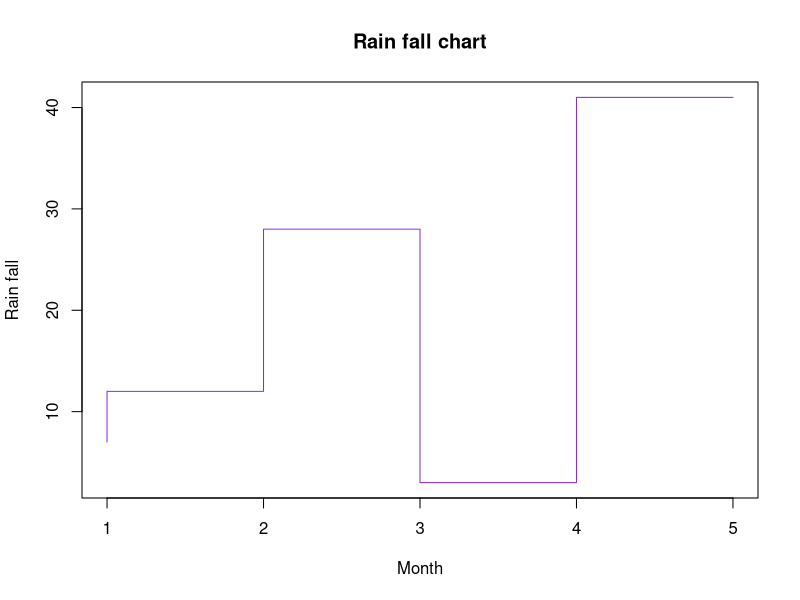

R code for this plot:
#simple line chart
v<-c(7,12,28,3,41)
getwd()
setwd('C:/Users/zahra/OneDrive/Documents/6007.r')

# Give the chart file a name.
  png(file = "line_chart4.png")
  
  # Plot the bar chart.
  plot(v,
       type="S",
       col="blueviolet",xlab="Month",ylab="Rain fall",main="Rain fall chart")
  # Save the file.
  dev.off()
       
